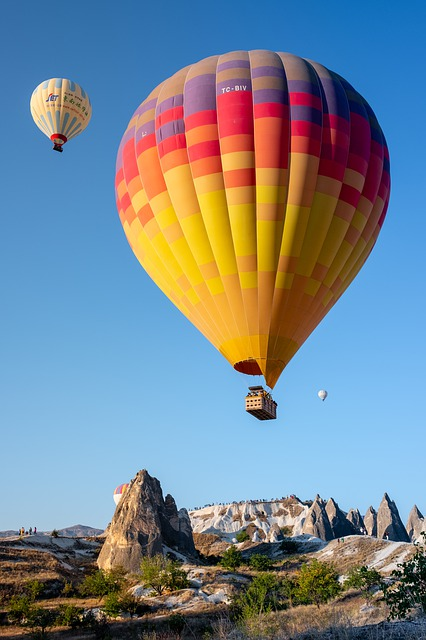
#> input picture sample/test.jpg, 426 x 640 px
$ python translation.py
#> lines starting #> are read from the running program, lines starting #| are printed output that depends on the picture
import cv2 as cv
import numpy as np

img_color = cv.imread('../sample/test.jpg')
#> img_color is the input picture: shape (640, 426, 3); mean B, G, R 145.4, 133, 117.2
cv.imshow("original", img_color)

height, width = img_color.shape[:2]
#> height = 640; width = 426

M = np.float32([[1, 0, 100], [0, 1, 50]])
img_translation = cv.warpAffine(img_color, M, (width, height))
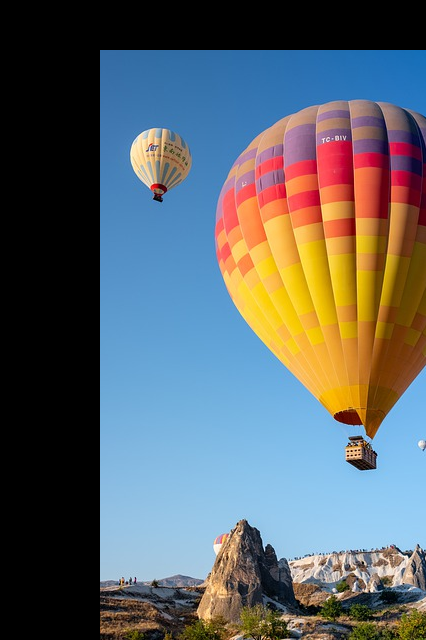
#> img_translation: shape (640, 426, 3); mean B, G, R 103.6, 98.7, 90.8

cv.imshow("traslation", img_translation)

cv.waitKey(0)
cv.destroyAllWindows()

$ run again, with sample/apple.jpg copied over sample/test.jpg
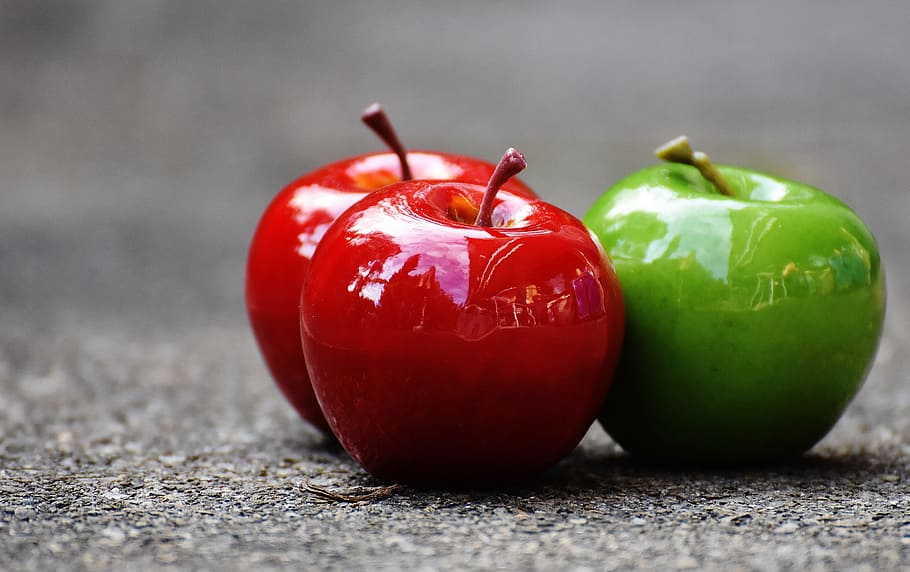
#> input picture sample/apple.jpg, 910 x 572 px
#> img_color is the input picture: shape (572, 910, 3); mean B, G, R 100.2, 109.7, 127
#> `img_translation = cv.warpAffine(img_color, M, (width, height))`:
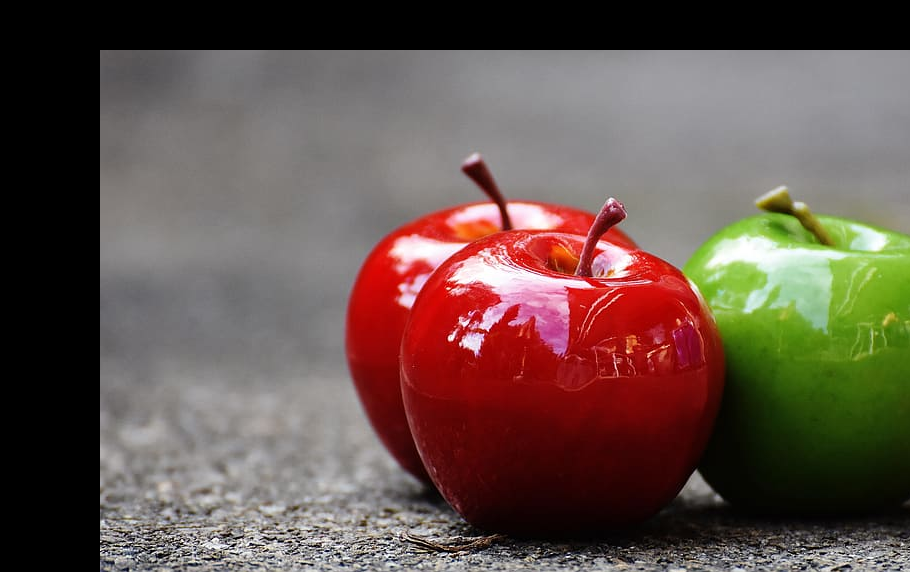
#> img_translation: shape (572, 910, 3); mean B, G, R 76.7, 84, 101.8

$ run again, with sample/cat on laptop.jpg copied over sample/test.jpg
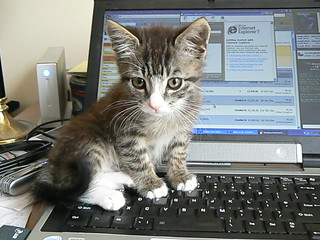
#> input picture sample/cat on laptop.jpg, 320 x 240 px
#> img_color is the input picture: shape (240, 320, 3); mean B, G, R 123, 126.4, 123.2
#> `img_translation = cv.warpAffine(img_color, M, (width, height))`:
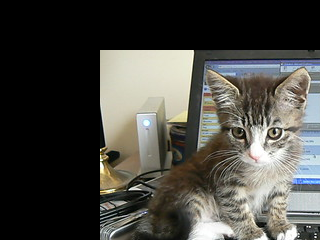
#> img_translation: shape (240, 320, 3); mean B, G, R 67, 72.2, 73.1
